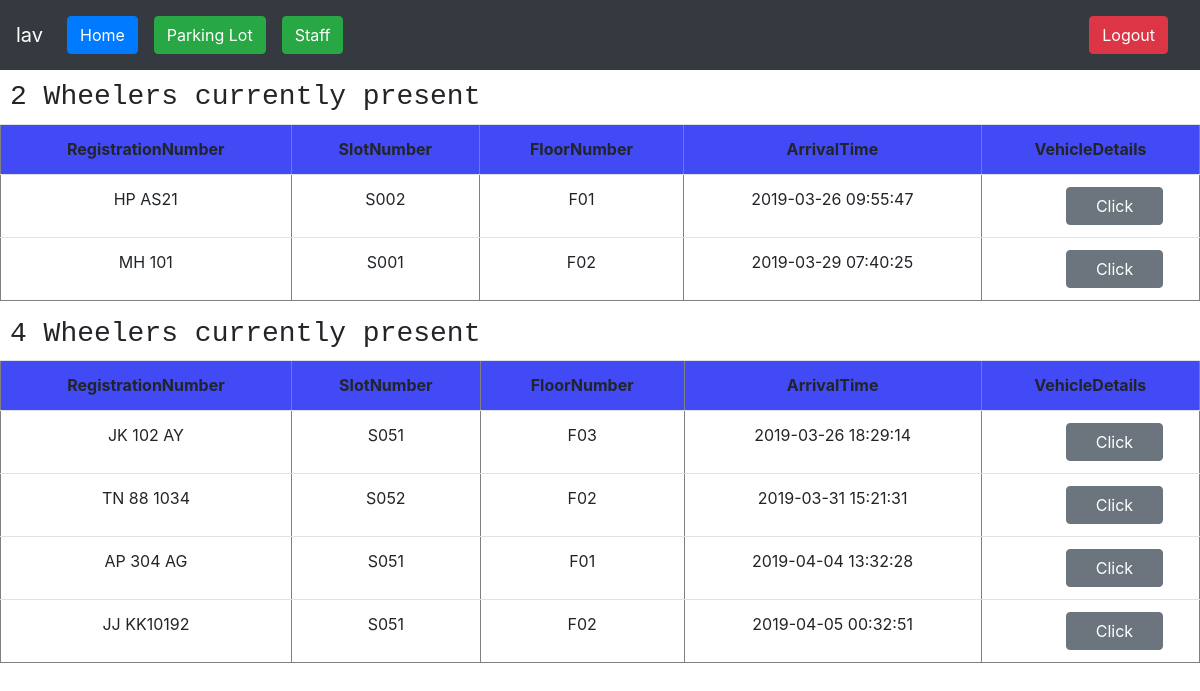
The page /det.php (signed in) on the database its author committed.
### tables this page shows
CREATE TABLE `timing_in` (
  `slot_no` varchar(10) NOT NULL,
  `floor` varchar(10) NOT NULL,
  `regno` varchar(16) NOT NULL,
  `arrival_time` timestamp NOT NULL DEFAULT CURRENT_TIMESTAMP,
  `exit_time` timestamp NULL DEFAULT NULL
);

### det.php (the view, shortened to what this page needs)
<?php
  require 'mysql_connecti.php';
  $sql="select timing_in.regno,timing_in.slot_no,timing_in.floor,timing_in.arrival_time
        from timing_in
        inner join slot
        on timing_in.slot_no=slot.slot_no and timing_in.floor=slot.floor
        where timing_in.exit_time is NULL and slot.slot_type=2 ";
  $two=mysql_query($sql,$conn);
  $sql="select timing_in.regno,timing_in.slot_no,timing_in.floor,timing_in.arrival_time
        from timing_in
        inner join slot
        on timing_in.slot_no=slot.slot_no and timing_in.floor=slot.floor
        where timing_in.exit_time is NULL and slot.slot_type=4 ";
  $four=mysql_query($sql,$conn);
 ?>
<!DOCTYPE html>
<html lang="en" dir="ltr">
  <head>
    <link rel="stylesheet" href="css/bootstrap.min.css">
  </head>
  <body>
  <?php require "admin_navbar.php" ?>
    <div class="table">
      <h3>2 Wheelers currently present</h3>
      <table border="1">
        <tr>
          <th>RegistrationNumber</th>
          <th>SlotNumber</th>
          <th>FloorNumber</th>
          <th>ArrivalTime</th>
          <th>VehicleDetails</th>
        </tr>
        <?php
          while($row=mysql_fetch_array($two,MYSQL_ASSOC))
          {
            $str="<tr><td>".$row['regno']."</td><td>".$row['slot_no']."</td><td>".$row['floor']."</td><td>".$row['arrival_time']."</td>";
            $str.='<td><button type="button" class="det btn btn-md btn-secondary" name="button">Click</button></td></tr>';
            echo $str;
          }
         ?>
      </table>
    </div>
    <div class="table">
      <h3>4 Wheelers currently present</h3>
      <table border="1">
        <tr>
          <th>RegistrationNumber</th>
          <th>SlotNumber</th>
          <th>FloorNumber</th>
          <th>ArrivalTime</th>
          <th>VehicleDetails</th>
        </tr>
        <?php
          while($row=mysql_fetch_array($four,MYSQL_ASSOC))
          {
            $str="<tr><td>".$row['regno']."</td><td>".$row['slot_no']."</td><td>".$row['floor']."</td><td>".$row['arrival_time']."</td>";
            $str.='<td><button type="button" class="det btn btn-md btn-secondary" name="button">Click</button></td></tr>';
            echo $str;
          }
         ?>
      </table>
    </div>
  </body>
</html>

### det.php (style rules this page uses)
table { width: 100%; }
.table h3 { font-family: monospace; margin: 10px 10px 10px 10px; }
tr { text-align: center; }
tr th { background-color: rgb(65, 74, 244); height: 50px; }
td button { width: 50%; margin-left: 25%; }

### rows shown on the page
timing_in: regno "HP AS21", slot_no "S002", floor "F01", arrival_time "2019-03-26 09:55:47"
timing_in: regno "MH 101", slot_no "S001", floor "F02", arrival_time "2019-03-29 07:40:25"
timing_in: regno "JK 102 AY", slot_no "S051", floor "F03", arrival_time "2019-03-26 18:29:14"
timing_in: regno "TN 88 1034", slot_no "S052", floor "F02", arrival_time "2019-03-31 15:21:31"
timing_in: regno "AP 304 AG", slot_no "S051", floor "F01", arrival_time "2019-04-04 13:32:28"
timing_in: regno "JJ KK10192", slot_no "S051", floor "F02", arrival_time "2019-04-05 00:32:51"

### other values the page prints
$_SESSION['username'] "lav"
